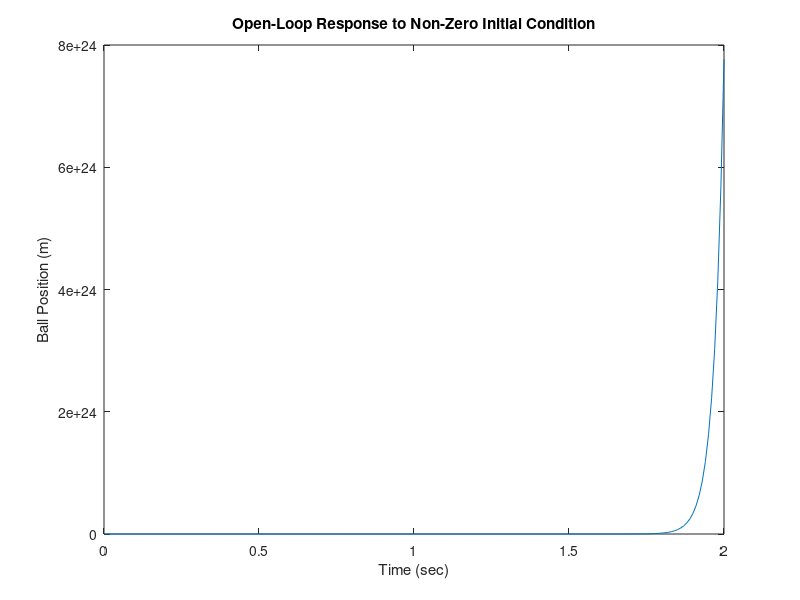
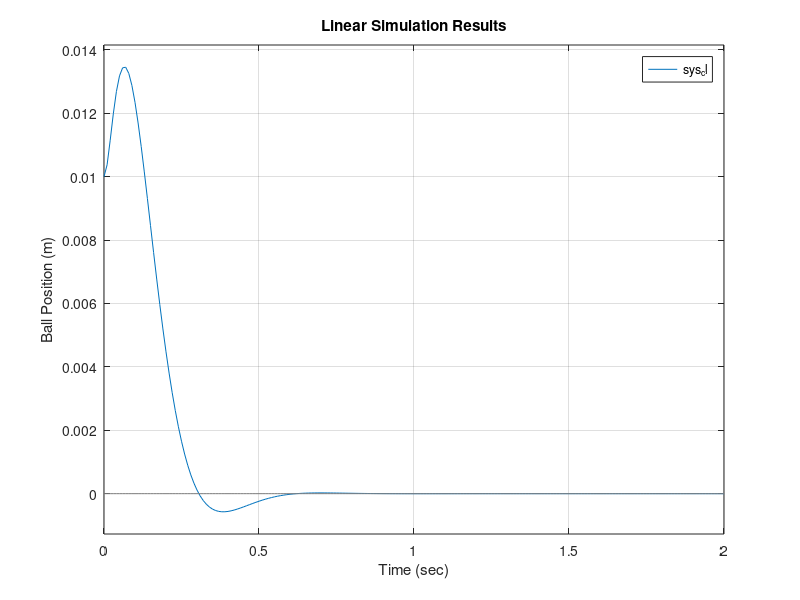
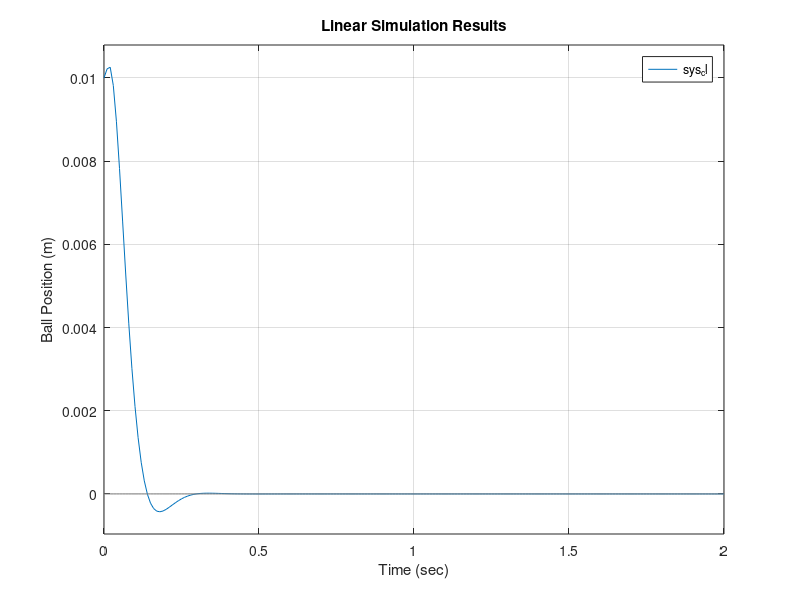
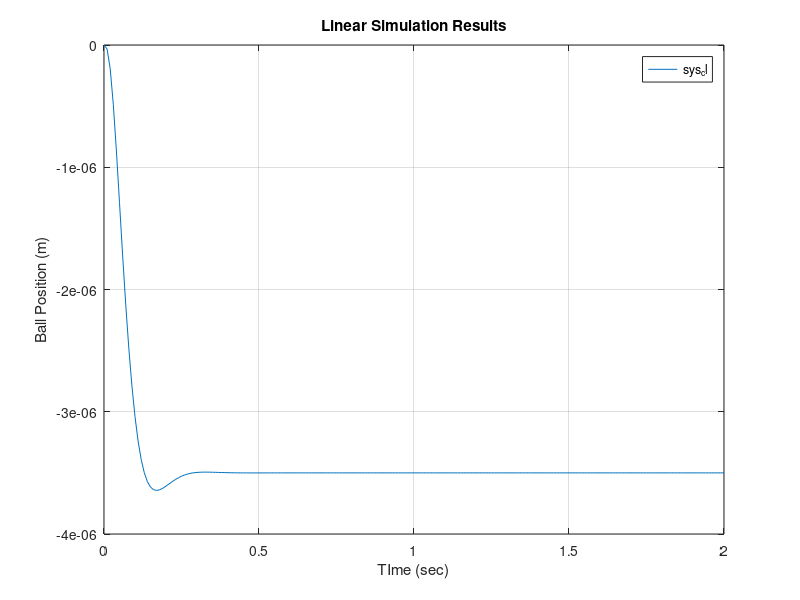

Reproduce these figures in MATLAB, in order. (Note: this script raises an error after producing the figures.)
%% Control Tutorial
% Link to tutorial http://ctms.engin.umich.edu/CTMS/index.php?example=Introduction&section=ControlStateSpace

%% Setup an unstable system
% Setup state space for controlling height of magnetic ball
A = [0, 1, 0;
    980 0 -2.8;
    0,  0, -100];

B = [0;
     0;
     100];
 
C = [1, 0, 0];
D = 0;

% Show unstable poles
poles = eig(A)

% Plot unstable system with initial condition and no input
t = 0:0.01:2;
u = zeros(size(t));
x0 = [0.01, 0, 0];
sys = ss(A, B, C, D);
[y,t,x] = lsim(sys, u, t, x0);
fig = figure;
plot(t,y);
title('Open-Loop Response to Non-Zero Initial Condition')
xlabel('Time (sec)')
ylabel('Ball Position (m)')
uiwait(fig);

% Check controllability and observability
rank(ctrb(sys))
rank(obsv(sys))

%% Control design with pole placement
% Want Ts < 0.5s and PO < 5%. 
% Try to place at -10 +/- 10i and at -50
p1 = -10 + 10i;
p2 = conj(p1);
p3 = -50;

K = place(A, B, [p1, p2, p3]);
sys_cl = ss(A-B*K, B, C, D);

fig = figure;
lsim(sys_cl, u, t, x0);
xlabel('Time (sec)');
ylabel('Ball Position (m)');
uiwait(fig);

% Overshoot is too large. Try pushing the poles further left
p1 = 2*p1;
p2 = 2*p2;
p3 = 2*p3;

K = place(A, B, [p1, p2, p3]);
sys_cl = ss(A-B*K, B, C, D);

fig = figure;
lsim(sys_cl, u, t, x0);
xlabel('Time (sec)');
ylabel('Ball Position (m)');
uiwait(fig);

% Overshoot is smaller. Note: The farther left the poles are, the more
% control effort that is needed. (u is larger)

%% Introducing reference input
t = 0:0.01:2;
u = 0.001*ones(size(t));
sys_cl = ss(A-B*K, B, C, D);
fig = figure;
lsim(sys_cl, u, t);
xlabel('TIme (sec)');
ylabel('Ball Position (m)');
axis([0, 2, -4E-6, 0]);
uiwait(fig);

% System fails to track the step well. Moves in the wrong direction.
% From schematic, we don't compare the output to the reference. Instead, we
% measure all states, multiply by gain K and then subtract this result from
% reference. There is not reason why Kx will be the same as desired output
% To solve this problem, we can scale the reference input to make it equal
% to Kx in steady state. 

Nbar = rscale(sys, K);

fig = figure;
lsim(sys_cl, Nbar*u, t);
title('Linear Simulation Results (with Nbar)');
xlabel('Time (sec)');
ylabel('Ball Position (m)');
axis([0, 2, 0, 1.2*10^-3]);
uiwait(fig);


% Now the step tracks well. Note: we need good model to scale the input
% correctly.

%% Observer Design
% Used when you can't measure all the state variables.
% Observer can estimate state variables and measure only output y = Cx
% Add 3 estimated state variables
% Observer is basically a copy of the plant, with same input and almost
% same ODE. The extra term compares the actual meaured output y with
% estiamted output y_hat = Cx_hat. This will cause it to approach x
% asymptotically.

% Need to set observer gain L. We want the dynamics of observer to be much
% faster than system, so place poles 5x farther away.
op1 = -100;
op2 = -101;
op3 = -102;

% Duality btwn controllability and observability 
L = place(A', C', [op1, op2, op3])';

% Commonly write the combined equations as e = x - x_hat, instead of x_hat
% directly. We use the estimated state for feedback, so u = -Kx_hat

At = [A-B*K, B*K;
      zeros(size(A)), A-L*C];
Bt = [ B*Nbar;
       zeros(size(B))];
   
Ct = [C, zeros(size(C))];
Dt = 0;

sys = ss(At, Bt, Ct, 0);
fig = figure;
lsim(sys, zeros(size(t)), t, [x0, x0]);
title('Linear Simulation Results (with observer)');
xlabel('Time (sec)');
ylabel('Ball Position (m)');
uiwait(fig);


%% Show both estimated and real state variables
t = 0:1E-6:0.1;
x0 = [0.01, 0.5, -5];
[y,t,x] = lsim(sys, zeros(size(t)), t, [x0, x0]);
n = 3;
e = x(:, n+1:end);
x = x(:, 1:n);
x_est = x - e;

h = x(:, 1); h_dot = x(:, 2); i = x(:, 3);
h_est = x_est(:,1); h_dot_est = x_est(:, 2); i_est = x_est(:, 3);

fig = figure;
plot(t, h, '-r', t, h_est, ':r', t, h_dot, '-b', t, h_dot_est, ':b', t, i, '-g', t, i_est, ':g');
legend('h', 'h_{est}', 'hdot', 'hdot_{est}', 'i', 'i_{est}');
xlabel('Time (sec)');
uiwait(fig);

